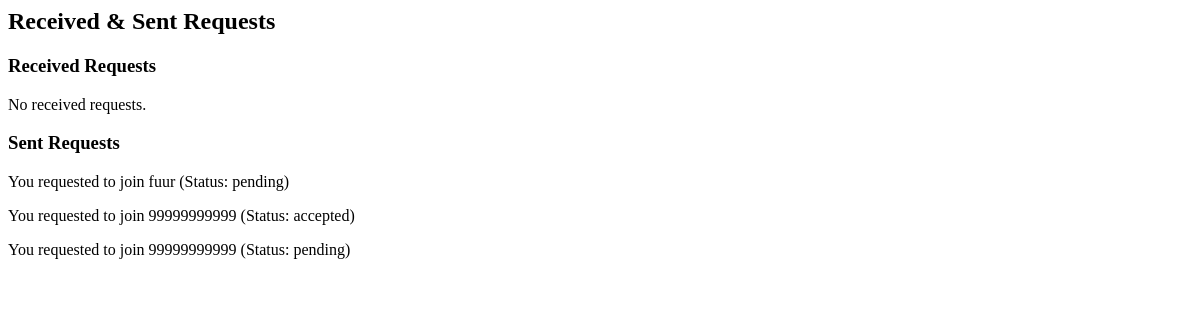
Page /projects/requests/ (signed in) on the earlier database version.
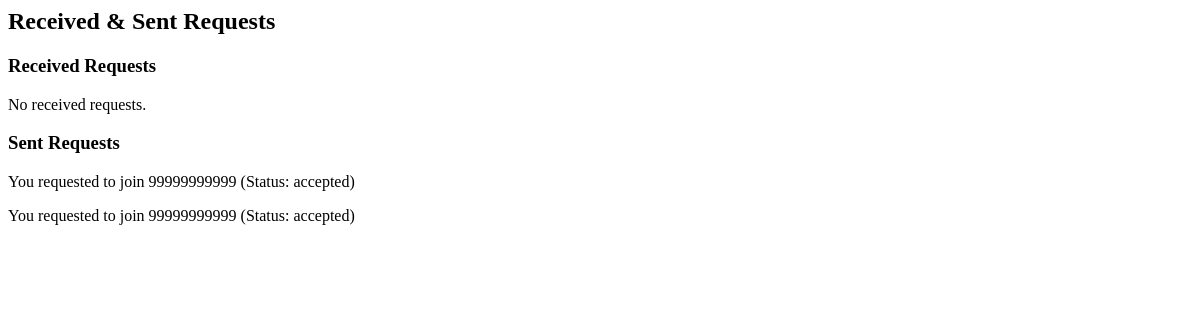
Same page on the later database version.
### projects/models.py (models this page shows, shortened)
class ProjectInvitation(models.Model):
    project = models.ForeignKey(Project, on_delete=models.CASCADE, related_name='invitations')
    invited_user = models.ForeignKey(CustomUser, on_delete=models.CASCADE, related_name='project_invitations')
    created_at = models.DateTimeField(auto_now_add=True)
    status = models.CharField(
        max_length=20,
        choices=[('pending', 'Pending'), ('accepted', 'Accepted'), ('declined', 'Declined')],
        default='pending'
    )

class Project(models.Model):
    STATUS_CHOICES = [
        ('pending', 'Pending'),
        ('in_progress', 'In Progress'),
        ('completed', 'Completed'),
    ]
    COLOR_CHOICES = [
        ('purple', 'Purple'),
        ('red', 'Red'),
        ('blue', 'Blue'),
        ('green', 'Green'),
        ('orange', 'Orange'),
        ('pink', 'Pink'),
    ]
    name = models.CharField(max_length=255)  # Project name
    description = models.TextField(blank=True, null=True)  # Project description
    start_date = models.DateField()  # Start date
    end_date = models.DateField(blank=True, null=True)  # End date
    owner = models.ForeignKey(CustomUser, on_delete=models.CASCADE, related_name='owned_projects')  # Project owner
    members = models.ManyToManyField(CustomUser, related_name='projects', blank=True)  # Project members
    created_at = models.DateTimeField(auto_now_add=True)  # Creation date
    category = models.ForeignKey(ProjectType, on_delete=models.CASCADE)
    status = models.CharField(max_length=20, choices=STATUS_CHOICES, default='pending')  # Project status
    logo = models.ImageField(upload_to='project_logos/', blank=True, null=True)  # Project logo
    project_color = models.CharField(max_length=10, choices=COLOR_CHOICES, default='blue')  # Project color

### projects/views.py (the view)
# urls.py: path('requests/', project_requests, name='project_requests'),  # ✅ تصحيح اسم العرض ليطابق `views.py`
@login_required
def project_requests(request):
    sent_requests = ProjectInvitation.objects.filter(project__owner=request.user).select_related('invited_user', 'project')
    received_requests = JoinRequest.objects.filter(project__owner=request.user, status='pending')  # الطلبات التي تلقاها المالك
    return render(request, 'requests_overview.html', {
        'sent_requests': sent_requests,
        'received_requests': received_requests
    })

### templates/requests_overview.html
<div class="container">
    <h2>Received & Sent Requests</h2>
    <div>
        <h3>Received Requests</h3>
        {% if received_requests %}
            {% for request in received_requests %}
                <p>{{ request.user.username }} wants to join {{ request.project.name }}</p>
            {% endfor %}
        {% else %}
            <p>No received requests.</p>
        {% endif %}
    </div>
    <div>
        <h3>Sent Requests</h3>
        {% if sent_requests %}
            {% for request in sent_requests %}
                <p>You requested to join {{ request.project.name }} (Status: {{ request.status }})</p>
            {% endfor %}
        {% else %}
            <p>No sent requests.</p>
        {% endif %}
    </div>
</div>

Differences in the rows shown:
removed ProjectInvitation: project.name "fuur", status "pending"
removed ProjectInvitation: project.name "99999999999", status "pending"
added ProjectInvitation: project.name "99999999999", status "accepted"
